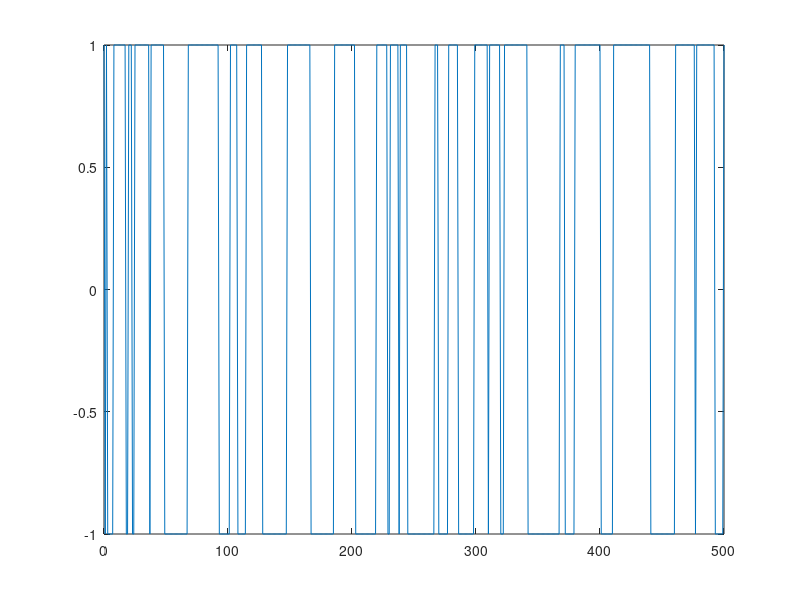
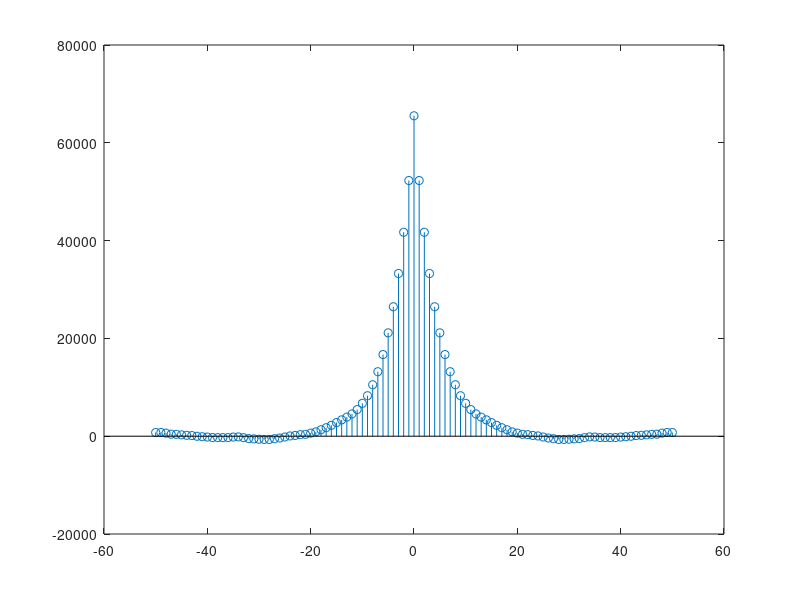
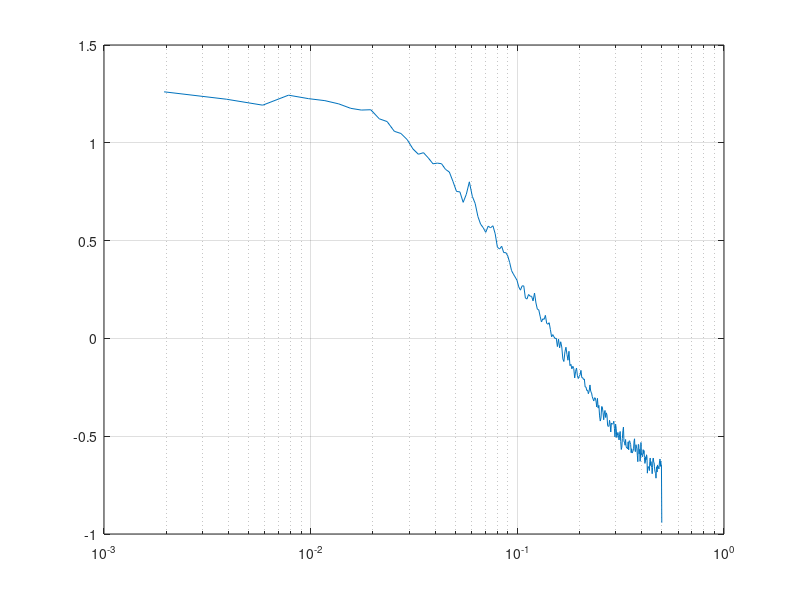

Here is the MATLAB script that generated these plots, in order:
% ARX demo
%
% System identification using ARX model - input power spectrum

% input sequence
T = 16*4096;
time = 0:T-1;
p_switch = 0.1; % show low/high band properties of input signal
UU = ones(1,T);
for t=2:T,
    if rand(1)<p_switch, UU(t)=-UU(t-1); else UU(t)=UU(t-1); end
end
figure(1)
plot(0:500,UU(1:501))
figure(2)
[Ruu, lags]= xcov(UU,50);
stem(lags,Ruu)
figure(3)
[Puu, W]=pwelch(UU);
semilogx(W,log10(Puu))
grid on
hold on



